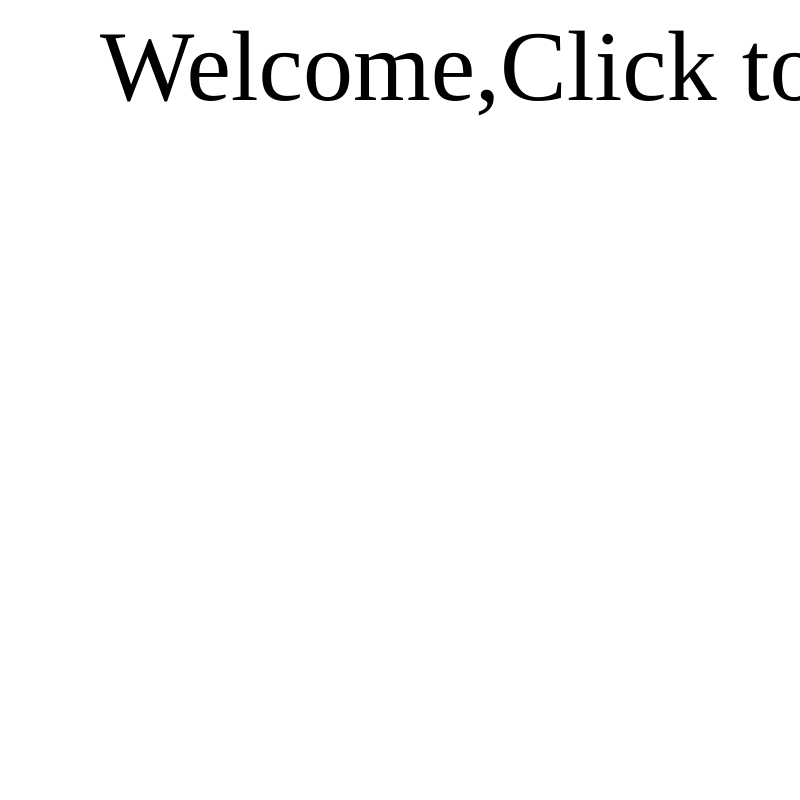
Frame 1 (no input)
Frame 60 (no input): identical to frame 1, image omitted
Frame 120 (the mouse pressed at the canvas centre since frame 60): identical to frame 1, image omitted

The p5.js sketch that drew this single still picture (run headless with seeded random() and noise() and a simulated clock; from frame 60 on, the mouse is pressed at the canvas centre):

// p5.js sketch
// ── sketch.js
var cars = [];
var frogPos;
var myState = 0;
var timer = 0;

function setup() {

  createCanvas(800, 800);
  for (var i = 0; i < 5; i++) {
    cars.push(new Car());
  }
  frogPos = createVector(width / 2, height - 80);
  rectMode(CENTER);
  ellipseMode(CENTER);
  imageMode(CENTER);
}

function draw() {

  switch (myState) {

    case 0: // splash screen
    background('white');
    textSize(100);
textFont('Georgia');
      text("Welcome,Click to Play", 100, 100);

      break;

    case 1: // the game state
      game(); //this should be in case 1 of a switch/case statement
      timer++;
      if (timer > 600) {
        timer = 0;
        myState = 2;
      }
      break;

    case 2: // the win state
    background('pink');
      text("loser!", 100, 100);
      break;

    case 3: // the lose state
    background('light blue');
    textSize(12);
textFont('Georgia');
text('Georgia', 12, 30);
      text("Winner!", 100, 100);
      break;

  }
}

function mouseReleased() {
  switch (myState) {
    case 0:
      myState = 1;
      break;

    case 2: //this was the lose state
      resetTheGame();
      myState = 0;
      break;

    case 3: //this was the win state
      resetTheGame();
      myState = 0;
      break;

  }
}
function resetTheGame(){
  cars=[];//clear the array first

  //spawn the cars
  for (var i = 0; i < 5; i++) {
    cars.push(new Car());
  }
  timer=0;
}


// car class!!
function Car() {
  // attributes
  this.pos = createVector(100, 100);
  this.vel = createVector(random(-5, 5), random(-5, 5));
  this.r = random(255);
  this.g = random(255);
  this.b = random(255);

  // methods (what the car looks like)
  this.display = function() {
    fill(this.r, this.g, this.b);
    rect(this.pos.x, this.pos.y, 100, 50);
    ellipse(this.pos.x - 40, this.pos.y + 30, 25, 25); //wheels
    ellipse(this.pos.x + 40, this.pos.y + 30, 25, 25); //wheels
  }

  this.drive = function() {
    this.pos.add(this.vel);

    if (this.pos.x > width) this.pos.x = 0;
    if (this.pos.x < 0) this.pos.x = width;
    if (this.pos.y > height) this.pos.y = 0;
    if (this.pos.y < 0) this.pos.y = height;

  }
}

function checkForKeys() {
  if (keyIsDown(LEFT_ARROW)) frogPos.x = frogPos.x - 5;
  if (keyIsDown(RIGHT_ARROW)) frogPos.x = frogPos.x + 5;
  if (keyIsDown(UP_ARROW)) frogPos.y = frogPos.y - 5;
  if (keyIsDown(DOWN_ARROW)) frogPos.y = frogPos.y + 5;

}

function game() {
  background(100);

  //iterate through the cars array
  for (var i = 0; i < cars.length; i++) {
    cars[i].display();
    cars[i].drive();

    //test if this car is close to the frog
    if (cars[i].pos.dist(frogPos) < 50) {
      cars.splice(i, 1);
    }
  }

  if (cars.length == 0) {
    tiemr = 0;
    myState = 3; //they WON!
  }
  // draw the frog
  fill('green');
  ellipse(frogPos.x, frogPos.y, 60, 60);
  checkForKeys();
}
